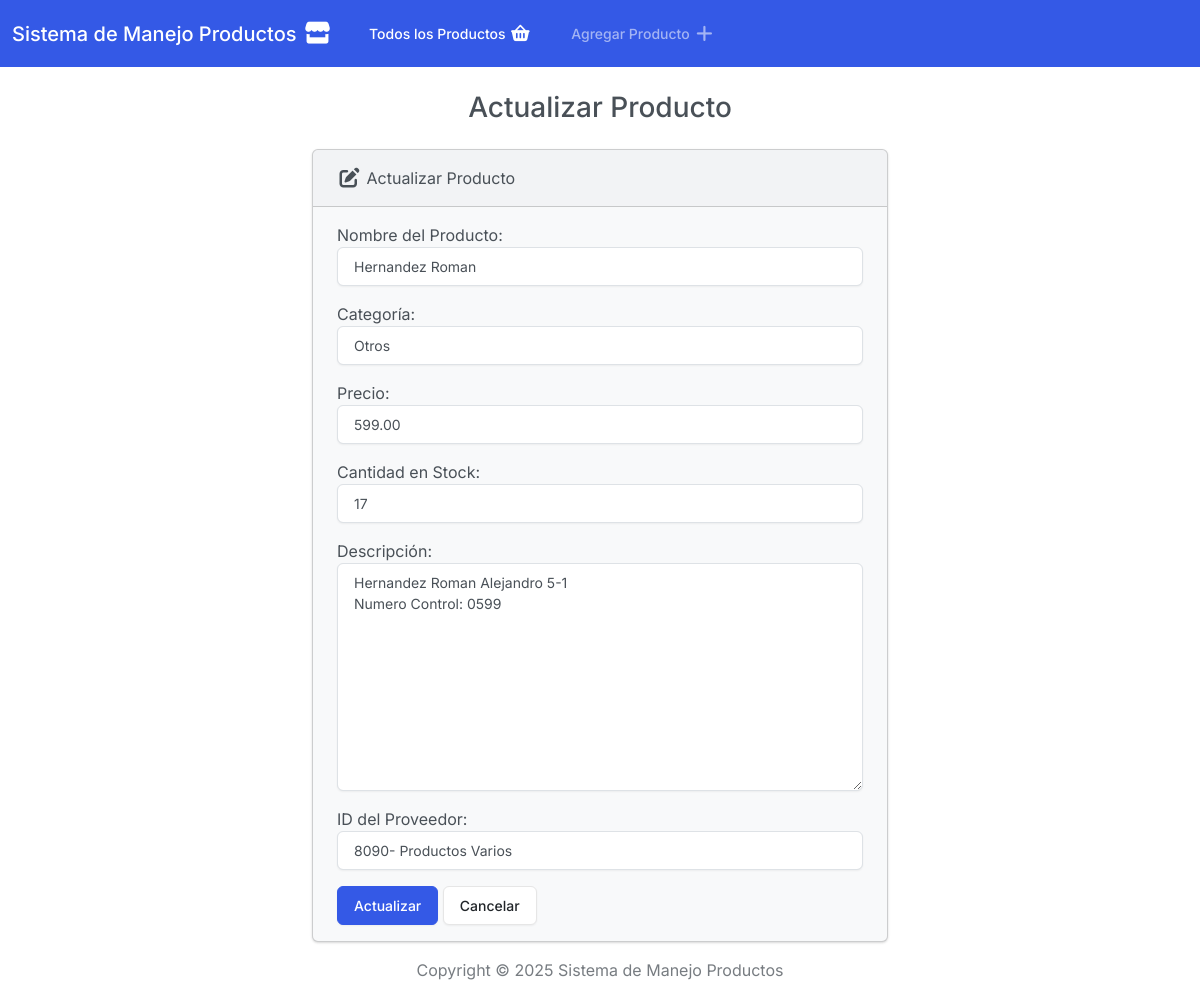
The app's page /editar/3 with its own data.
### productos/models.py (models this page shows, shortened)
class producto(models.Model):
    CATEGORIAS = [
        ('ELECTRONICA', 'Electrónica'),
        ('ROPA', 'Ropa'),
        ('ALACENA', 'Alacena'),
        ('REFRIGERADOS', 'Refrigerados'),
        ('HIGIENE, SALUD, Y BELLEZA', 'Higiene, salud, y belleza'),
        ('HOGAR', 'Hogar'),
        ('DEPORTES', 'Deportes'),
        ('OTROS', 'Otros'),
    ]
    PROVEEDORES = [
        (1020, '1020- Carnes Y Productos de Origen Animal'),
        (2030, '2030- Lacteos y Derivados'),
        (3040, '3040- Electronica y Accesorios'),
        (4050, '4050- Ropa y Calzado'),
        (5060, '5060- Articulos de Hogar'),
        (6070, '6070- Articulos de Deporte'),
        (7080, '7080- Suministros de Higiene y Belleza'),
        (8090, '8090- Productos Varios'),
        (0000, 'N/A'),
    ]
    id = models.AutoField(primary_key=True)
    nombre = models.CharField(max_length=100, unique=True)
    categoria = models.CharField(max_length=100, choices=CATEGORIAS, default='OTROS')
    precio = models.DecimalField(max_digits=10, decimal_places=2)
    stock = models.IntegerField()
    descripcion = models.TextField()
    id_proveedor = models.IntegerField(choices=PROVEEDORES, default=0000)

### productos/views.py (the view)
# urls.py: path('editar/<int:id>', views.editar, name='editar'),
def editar(request, id):
    if request.method == 'POST':
        product = producto.objects.get(pk=id)
        form = ProductoForm(request.POST, instance=product)
        if form.is_valid():
            form.save()
            return render(request, 'productos/editar.html', {
                'form': form,
                'success': True
            })
    else:
        product = producto.objects.get(pk=id)
        form = ProductoForm(instance=product)
    return render(request, 'productos/editar.html', {
        'form': form,
        'success': False
    })

### productos/forms.py
class ProductoForm(forms.ModelForm):
    class Meta:
        model = producto
        fields = ['nombre', 'categoria', 'precio', 'stock', 'descripcion', 'id_proveedor']
        labels = {
            'nombre': 'Nombre del Producto',
            'categoria': 'Categoría',
            'precio': 'Precio',
            'stock': 'Cantidad en Stock',
            'descripcion': 'Descripción',
            'id_proveedor': 'ID del Proveedor',
        }
        widgets = {
            'nombre': forms.TextInput(attrs={'class': 'form-control'}),
            'categoria': forms.Select(attrs={'class': 'form-control'}),
            'precio': forms.NumberInput(attrs={'class': 'form-control'}),
            'stock': forms.NumberInput(attrs={'class': 'form-control'}),
            'descripcion': forms.Textarea(attrs={'class': 'form-control'}),
            'id_proveedor': forms.Select(attrs={'class': 'form-control'}),
        }

### productos/templates/productos/editar.html (shortened to what this page needs)
{% extends "productos/base.html" %}
{% block body %}
  <h3 class="text-center m-4">Actualizar Producto</h3>
  {% if success %}
    <div class="alert alert-success" role="alert">
      El producto ha sido actualizado exitosamente.
      <a href="{% url 'index' %}" class="alert-link">Ir A Pagina Principal.</a>
    </div>
  {% else %}
    <div class="row justify-content-center">
      <div class="col-6">
        <div class="card bg-light mb-3">
          <div class="card-header">
            <i class="fa-solid fa-pen-to-square fa-lg"></i> Actualizar Producto
          </div>
          <div class="card-body">
            <form action="" method="POST">
              {{ form.as_p }}
              <button type="submit" class="btn btn-primary">Actualizar</button>
              <a href="{% url 'index' %}" class="btn btn-secondary">Cancelar</a>
            </form>
          </div>
        </div>
      </div>
    </div>
  {% endif %}
{% endblock %}

### records on screen
producto: nombre "Hernandez Roman", categoria "Otros", precio "599.00", stock "17", descripcion "Hernandez Roman Alejandro 5-1 Numero Control: 0599", id_proveedor "8090- Productos Varios"
